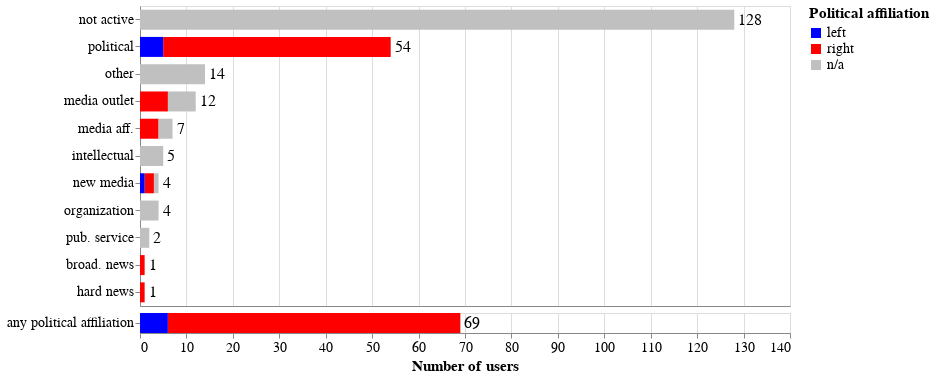

Write notebook code for a chart like this one.
### Code cell
alt.vconcat(class_counts, agg_fig, spacing=5)

### Figure 1 — Vega-Lite specification as saved in the notebook (floating-point values rounded to 4 significant figures; data arrays with more than 128 entries replaced by an {"elided": "..."} marker saying what was removed)
{"config": {"view": {"continuousWidth": 400, "continuousHeight": 300}}, "vconcat": [{"layer": [{"mark": {"type": "bar", "size": 20}, "encoding": {"color": {"field": "political_affiliation", "legend": {"labelFontSize": 14, "title": ["Political affiliation"], "titleFontSize": 15}, "scale": {"domain": ["left", "right", "n/a"], "range": ["blue", "red", "silver"]}, "type": "nominal"}, "x": {"aggregate": "count", "axis": {"labels": false, "ticks": false, "title": null}, "field": "classification", "title": ["Number of users"], "type": "quantitative"}, "y": {"field": "classification", "sort": {"op": "count", "order": "descending"}, "title": null, "type": "nominal"}}, "height": 300, "width": 650}, {"mark": {"type": "text", "align": "left", "dx": 4, "fontSize": 16}, "encoding": {"text": {"aggregate": "count", "field": "classification", "type": "quantitative"}, "x": {"aggregate": "count", "axis": {"labelFontSize": 14, "title": ["Number of users"], "titleFontSize": 15}, "field": "classification", "scale": {"domain": [0, 140]}, "type": "quantitative"}, "y": {"axis": {"labelFontSize": 14, "title": null}, "field": "classification", "sort": {"op": "count", "order": "descending"}, "type": "nominal"}}}], "data": {"name": "data-cd781d98cf3b9aaf406ed15ac1062ad6"}}, {"layer": [{"mark": {"type": "bar", "size": 20}, "encoding": {"color": {"field": "political_affiliation", "scale": {"domain": ["left", "right", "n/a"], "range": ["blue", "red", "silver"]}, "type": "nominal"}, "x": {"aggregate": "count", "field": "classification", "scale": {"domain": [0, 140]}, "title": ["Number of users"], "type": "quantitative"}, "y": {"axis": {"labelFontSize": 14, "title": null}, "field": "label", "type": "nominal"}}, "width": 650}, {"mark": {"type": "text", "align": "left", "dx": 4, "fontSize": 16}, "encoding": {"text": {"aggregate": "count", "field": "classification", "type": "quantitative"}, "x": {"aggregate": "count", "axis": {"labelFontSize": 14, "title": ["Number of users"], "titleFontSize": 15}, "field": "classification", "scale": {"domain": [0, 140]}, "type": "quantitative"}, "y": {"axis": {"labelFontSize": 14, "title": null}, "field": "label", "type": "nominal"}}}], "data": {"name": "data-b7ac14492cfc1072454b8303f4d11aab"}}], "spacing": 5, "$schema": "https://vega.github.io/schema/vega-lite/v4.17.0.json", "datasets": {"data-cd781d98cf3b9aaf406ed15ac1062ad6": {"elided": "232 records"}, "data-b7ac14492cfc1072454b8303f4d11aab": [{"user_id": "3314383418", "classification": "political", "political_affiliation": "right", "label": "any political affiliation"}, {"user_id": "462104542", "classification": "new media", "political_affiliation": "right", "label": "any political affiliation"}, {"user_id": "29398579", "classification": "media aff.", "political_affiliation": "right", "label": "any political affiliation"}, {"user_id": "2176476241", "classification": "political", "political_affiliation": "right", "label": "any political affiliation"}, {"user_id": "186562905", "classification": "political", "political_affiliation": "right", "label": "any political affiliation"}, {"user_id": "1494835716", "classification": "political", "political_affiliation": "right", "label": "any political affiliation"}, {"user_id": "4765364386", "classification": "political", "political_affiliation": "right", "label": "any political affiliation"}, {"user_id": "734168909553766405", "classification": "political", "political_affiliation": "right", "label": "any political affiliation"}, {"user_id": "41634520", "classification": "broad. news", "political_affiliation": "right", "label": "any political affiliation"}, {"user_id": "878916812", "classification": "political", "political_affiliation": "right", "label": "any political affiliation"}, {"user_id": "921880207870459904", "classification": "media outlet", "political_affiliation": "right", "label": "any political affiliation"}, {"user_id": "1088817055602757633", "classification": "political", "political_affiliation": "right", "label": "any political affiliation"}, {"user_id": "43753976", "classification": "political", "political_affiliation": "right", "label": "any political affiliation"}, {"user_id": "478855762", "classification": "political", "political_affiliation": "right", "label": "any political affiliation"}, {"user_id": "1162682346094522370", "classification": "political", "political_affiliation": "right", "label": "any political affiliation"}, {"user_id": "446228264", "classification": "political", "political_affiliation": "right", "label": "any political affiliation"}, {"user_id": "1196926455990632449", "classification": "media outlet", "political_affiliation": "right", "label": "any political affiliation"}, {"user_id": "1036239330984054784", "classification": "political", "political_affiliation": "right", "label": "any political affiliation"}, {"user_id": "1121554471", "classification": "hard news", "political_affiliation": "right", "label": "any political affiliation"}, {"user_id": "803017539903029248", "classification": "political", "political_affiliation": "right", "label": "any political affiliation"}, {"user_id": "19130146", "classification": "media aff.", "political_affiliation": "right", "label": "any political affiliation"}, {"user_id": "895286614431346688", "classification": "political", "political_affiliation": "right", "label": "any political affiliation"}, {"user_id": "29873671", "classification": "political", "political_affiliation": "right", "label": "any political affiliation"}, {"user_id": "1153042794375712770", "classification": "political", "political_affiliation": "right", "label": "any political affiliation"}, {"user_id": "232901331", "classification": "political", "political_affiliation": "right", "label": "any political affiliation"}, {"user_id": "138889809", "classification": "political", "political_affiliation": "right", "label": "any political affiliation"}, {"user_id": "162301746", "classification": "political", "political_affiliation": "right", "label": "any political affiliation"}, {"user_id": "1106312355267469312", "classification": "political", "political_affiliation": "right", "label": "any political affiliation"}, {"user_id": "19422491", "classification": "new media", "political_affiliation": "left", "label": "any political affiliation"}, {"user_id": "18643437", "classification": "political", "political_affiliation": "right", "label": "any political affiliation"}, {"user_id": "2757833205", "classification": "political", "political_affiliation": "right", "label": "any political affiliation"}, {"user_id": "16279880", "classification": "political", "political_affiliation": "right", "label": "any political affiliation"}, {"user_id": "802121664", "classification": "political", "political_affiliation": "right", "label": "any political affiliation"}, {"user_id": "1000141948269678592", "classification": "political", "political_affiliation": "right", "label": "any political affiliation"}, {"user_id": "275276082", "classification": "political", "political_affiliation": "right", "label": "any political affiliation"}, {"user_id": "592730371", "classification": "political", "political_affiliation": "right", "label": "any political affiliation"}, {"user_id": "116356889", "classification": "political", "political_affiliation": "right", "label": "any political affiliation"}, {"user_id": "18247062", "classification": "political", "political_affiliation": "right", "label": "any political affiliation"}, {"user_id": "839099917121511425", "classification": "political", "political_affiliation": "right", "label": "any political affiliation"}, {"user_id": "18266688", "classification": "political", "political_affiliation": "right", "label": "any political affiliation"}, {"user_id": "2451476942", "classification": "media outlet", "political_affiliation": "right", "label": "any political affiliation"}, {"user_id": "2981776113", "classification": "political", "political_affiliation": "right", "label": "any political affiliation"}, {"user_id": "92928883", "classification": "political", "political_affiliation": "right", "label": "any political affiliation"}, {"user_id": "123617604", "classification": "political", "political_affiliation": "right", "label": "any political affiliation"}, {"user_id": "1216789842", "classification": "political", "political_affiliation": "left", "label": "any political affiliation"}, {"user_id": "806347865073315844", "classification": "political", "political_affiliation": "right", "label": "any political affiliation"}, {"user_id": "727137760574857216", "classification": "political", "political_affiliation": "right", "label": "any political affiliation"}, {"user_id": "49682880", "classification": "political", "political_affiliation": "left", "label": "any political affiliation"}, {"user_id": "86177206", "classification": "political", "political_affiliation": "right", "label": "any political affiliation"}, {"user_id": "954124423", "classification": "political", "political_affiliation": "right", "label": "any political affiliation"}, {"user_id": "2417586104", "classification": "political", "political_affiliation": "right", "label": "any political affiliation"}, {"user_id": "22677397", "classification": "political", "political_affiliation": "right", "label": "any political affiliation"}, {"user_id": "39344374", "classification": "political", "political_affiliation": "right", "label": "any political affiliation"}, {"user_id": "903313767596822528", "classification": "media outlet", "political_affiliation": "right", "label": "any political affiliation"}, {"user_id": "14247236", "classification": "political", "political_affiliation": "left", "label": "any political affiliation"}, {"user_id": "770781940341288960", "classification": "political", "political_affiliation": "right", "label": "any political affiliation"}, {"user_id": "52544275", "classification": "political", "political_affiliation": "right", "label": "any political affiliation"}, {"user_id": "11134252", "classification": "political", "political_affiliation": "right", "label": "any political affiliation"}, {"user_id": "1148711615686160384", "classification": "media aff.", "political_affiliation": "right", "label": "any political affiliation"}, {"user_id": "19553409", "classification": "political", "political_affiliation": "right", "label": "any political affiliation"}, {"user_id": "14377605", "classification": "political", "political_affiliation": "left", "label": "any political affiliation"}, {"user_id": "856991644134068224", "classification": "media outlet", "political_affiliation": "right", "label": "any political affiliation"}, {"user_id": "631310817", "classification": "new media", "political_affiliation": "right", "label": "any political affiliation"}, {"user_id": "95588504", "classification": "political", "political_affiliation": "right", "label": "any political affiliation"}, {"user_id": "27493883", "classification": "political", "political_affiliation": "left", "label": "any political affiliation"}, {"user_id": "125128723", "classification": "media aff.", "political_affiliation": "right", "label": "any political affiliation"}, {"user_id": "1194770389634895873", "classification": "media outlet", "political_affiliation": "right", "label": "any political affiliation"}, {"user_id": "594886554", "classification": "political", "political_affiliation": "right", "label": "any political affiliation"}, {"user_id": "341194704", "classification": "political", "political_affiliation": "right", "label": "any political affiliation"}]}}
